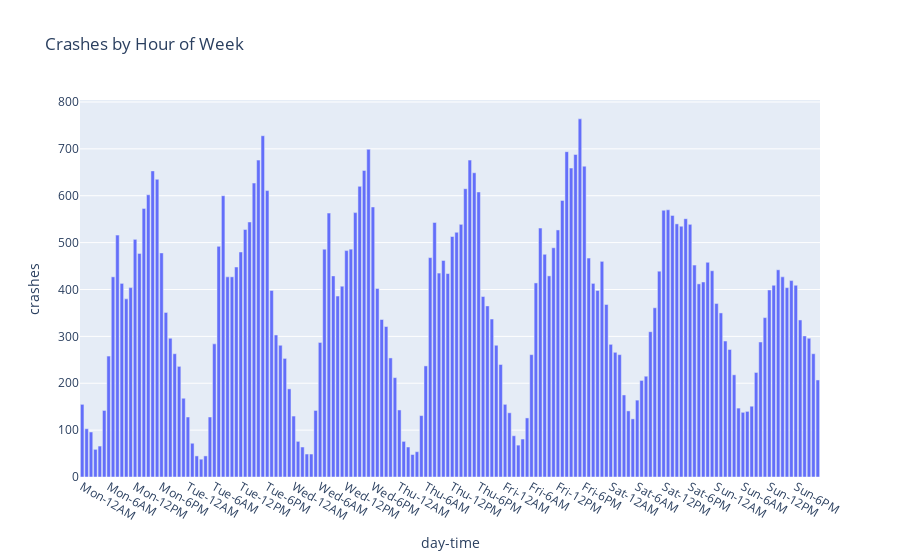
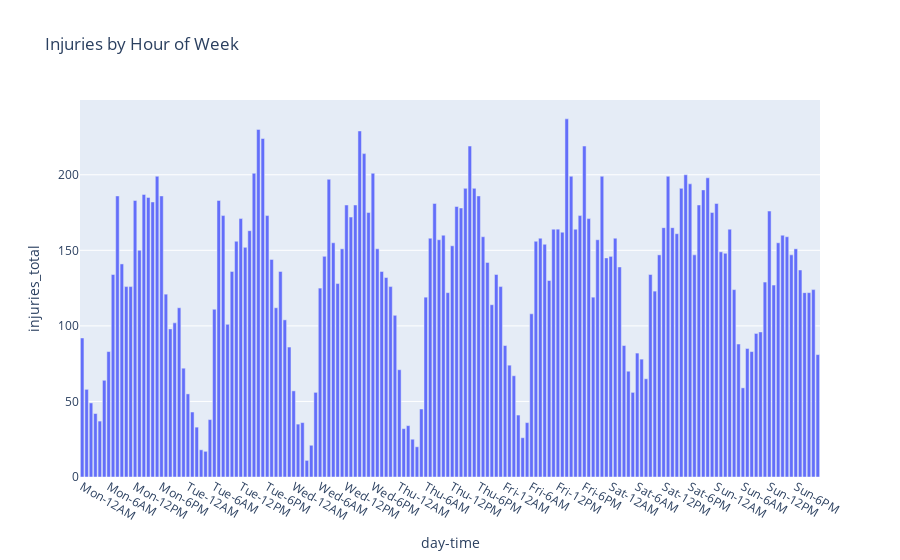

The notebook cell saved with these charts, in order:
### Code cell
plotme = crash_df[['weekday', 'hour', 'crashes']].groupby(['weekday','hour']).sum().reset_index()
plotme['day-time'] = plotme.apply(lambda x: float(x.weekday) + float(x.hour)/24, axis=1)
fig = px.bar(plotme, x='day-time', y='crashes', title='Crashes by Hour of Week')



myticks = []
for day in day_of_week:
    for hour in ['12AM', '6AM', '12PM', '6PM']:
        myticks.append(day[:3] + '-' + hour)

myvals = []
for i in range(len(day_of_week)):
    for j in [0, 0.25, 0.5, 0.75]:
        myvals.append(i+j)
        
fig.update_layout(
    xaxis = dict(
        tickmode = 'array',
        #tick0 = 0,
        dtick = 1/4,
        tickvals = myvals,
        ticktext = myticks,
    ),
)

fig.show()


plotme = crash_df[['weekday', 'hour', 'injuries_total']].groupby(['weekday','hour']).sum().reset_index()
plotme['day-time'] = plotme.apply(lambda x: float(x.weekday) + float(x.hour)/24, axis=1)
fig = px.bar(plotme, x='day-time', y='injuries_total', title='Injuries by Hour of Week')

        
fig.update_layout(
    xaxis = dict(
        tickmode = 'array',
        #tick0 = 0,
        dtick = 1/4,
        tickvals = myvals,
        ticktext = myticks,
    ),
)

fig.show()


# ax = crash_df[['weekday', 'hour', 'crashes']].groupby(['weekday','hour']).sum().plot.bar(figsize=[20,6])
# ax.set_title('Crashes by Hour')
# ax.set_ylabel('Crashes')
#ax.set_ylim(20, 30)



plt.show()

### Figure 1 — Plotly figure (JSON) as saved in the notebook; plotly's stock layout.template omitted (floating-point values rounded to 4 significant figures; data arrays with more than 128 entries replaced by an {"elided": "..."} marker saying what was removed)
{"data": [{"alignmentgroup": "True", "hovertemplate": "day-time=%{x}<br>crashes=%{y}<extra></extra>", "legendgroup": "", "marker": {"color": "#636efa"}, "name": "", "offsetgroup": "", "orientation": "v", "showlegend": false, "textposition": "auto", "type": "bar", "x": {"elided": "168 float values"}, "xaxis": "x", "y": {"elided": "168 int values"}, "yaxis": "y"}], "layout": {"barmode": "relative", "legend": {"tracegroupgap": 0}, "title": {"text": "Crashes by Hour of Week"}, "xaxis": {"anchor": "y", "domain": [0, 1], "dtick": 0.25, "tickmode": "array", "ticktext": ["Mon-12AM", "Mon-6AM", "Mon-12PM", "Mon-6PM", "Tue-12AM", "Tue-6AM", "Tue-12PM", "Tue-6PM", "Wed-12AM", "Wed-6AM", "Wed-12PM", "Wed-6PM", "Thu-12AM", "Thu-6AM", "Thu-12PM", "Thu-6PM", "Fri-12AM", "Fri-6AM", "Fri-12PM", "Fri-6PM", "Sat-12AM", "Sat-6AM", "Sat-12PM", "Sat-6PM", "Sun-12AM", "Sun-6AM", "Sun-12PM", "Sun-6PM"], "tickvals": [0, 0.25, 0.5, 0.75, 1, 1.25, 1.5, 1.75, 2, 2.25, 2.5, 2.75, 3, 3.25, 3.5, 3.75, 4, 4.25, 4.5, 4.75, 5, 5.25, 5.5, 5.75, 6, 6.25, 6.5, 6.75], "title": {"text": "day-time"}}, "yaxis": {"anchor": "x", "domain": [0, 1], "title": {"text": "crashes"}}}}

### Figure 2 — Plotly figure (JSON) as saved in the notebook; plotly's stock layout.template omitted (floating-point values rounded to 4 significant figures; data arrays with more than 128 entries replaced by an {"elided": "..."} marker saying what was removed)
{"data": [{"alignmentgroup": "True", "hovertemplate": "day-time=%{x}<br>injuries_total=%{y}<extra></extra>", "legendgroup": "", "marker": {"color": "#636efa"}, "name": "", "offsetgroup": "", "orientation": "v", "showlegend": false, "textposition": "auto", "type": "bar", "x": {"elided": "168 float values"}, "xaxis": "x", "y": {"elided": "168 int values"}, "yaxis": "y"}], "layout": {"barmode": "relative", "legend": {"tracegroupgap": 0}, "title": {"text": "Injuries by Hour of Week"}, "xaxis": {"anchor": "y", "domain": [0, 1], "dtick": 0.25, "tickmode": "array", "ticktext": ["Mon-12AM", "Mon-6AM", "Mon-12PM", "Mon-6PM", "Tue-12AM", "Tue-6AM", "Tue-12PM", "Tue-6PM", "Wed-12AM", "Wed-6AM", "Wed-12PM", "Wed-6PM", "Thu-12AM", "Thu-6AM", "Thu-12PM", "Thu-6PM", "Fri-12AM", "Fri-6AM", "Fri-12PM", "Fri-6PM", "Sat-12AM", "Sat-6AM", "Sat-12PM", "Sat-6PM", "Sun-12AM", "Sun-6AM", "Sun-12PM", "Sun-6PM"], "tickvals": [0, 0.25, 0.5, 0.75, 1, 1.25, 1.5, 1.75, 2, 2.25, 2.5, 2.75, 3, 3.25, 3.5, 3.75, 4, 4.25, 4.5, 4.75, 5, 5.25, 5.5, 5.75, 6, 6.25, 6.5, 6.75], "title": {"text": "day-time"}}, "yaxis": {"anchor": "x", "domain": [0, 1], "title": {"text": "injuries_total"}}}}
